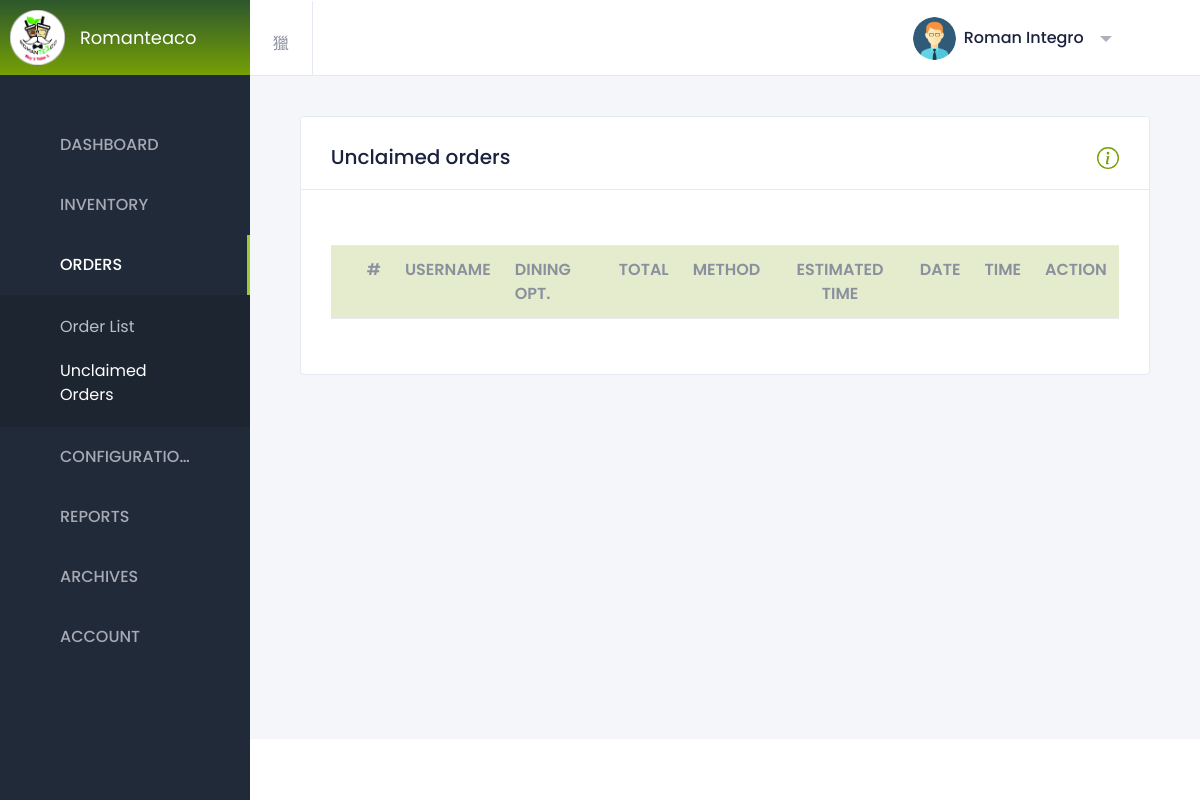
Page /unclaimed_order.php (signed in) on the committed database.
### tables this page shows
CREATE TABLE `system_settings` (
  `id` int(11) NOT NULL,
  `store_name` varchar(255) NOT NULL,
  `logo` varchar(255) NOT NULL,
  `email` varchar(255) NOT NULL,
  `opening_hours` varchar(255) NOT NULL,
  `address` varchar(255) NOT NULL,
  `contact_number` varchar(255) NOT NULL,
  `gcash_qr` varchar(255) NOT NULL,
  `gcash_number` varchar(255) NOT NULL
);

### unclaimed_order.php (the view, shortened to what this page needs)
<?php
include("connection/connect.php");
?>
<!DOCTYPE html>
<html lang="en" dir="ltr">
  <head>
    <link href="https://cdn.materialdesignicons.com/4.4.95/css/materialdesignicons.min.css" rel="stylesheet" />
    <link href="assets/plugins/nprogress/nprogress.css" rel="stylesheet" />
   <link rel="stylesheet" href="https://cdnjs.cloudflare.com/ajax/libs/font-awesome/6.1.1/css/all.min.css">
    <link rel="stylesheet" href="animations.css">
    <link href='assets/plugins/data-tables/datatables.bootstrap4.min.css' rel='stylesheet'>
    <link href='assets/plugins/data-tables/jquery.datatables.min.css' rel='stylesheet'>
    <link id="sleek-css" rel="stylesheet" href="assets/css/sleek.css" />
  </head>
  <body class="header-fixed sidebar-fixed sidebar-dark header-light" id="body">
    <div class="wrapper">
        <?php
        $page = "orders";
        $subpage = "unclaimed_orders";
        include("./sidebar.php");
       ?>
        <div class="page-wrapper">
          <header class="main-header " id="header">
            <nav class="navbar navbar-static-top navbar-expand-lg">
              <button id="sidebar-toggler" class="sidebar-toggle">
              </button>
              <div class="navbar-right ">
                <ul class="nav navbar-nav">
                  <li class="dropdown user-menu">
    <button href="#" class="dropdown-toggle nav-link" data-toggle="dropdown">
        <?php
        $query = "SELECT * FROM admin_user";
        $result = mysqli_query($db, $query);
        if ($result) {
            $userData = mysqli_fetch_assoc($result);
            if (!empty($userData['image'])) {
                $imageURL = $userData['image'];
                echo '<img src="' . $imageURL . '" alt="User Image" style="height: 43px; width: 43px; border-radius: 50%;">';
            } else {
                echo 'No image found.';
            }
            echo '<span class="d-none d-lg-inline-block">' . $userData['fname'] . ' ' . $userData['lname'] . '</span>';
        } else {
            echo 'Database query failed.';
        }
        ?>
    </button>
</li>
                </ul>
              </div>
            </nav>
          </header>
          <div class="content-wrapper">
            <div class="content">
<div class="row">
<div class="col-12">
    <div class="card card-default">
        <div class="card-header card-header-border-bottom d-flex justify-content-between">
            <h2>Unclaimed orders</h2>
            <button id="showModalBtn" data-toggle="modal" data-target="#myModal"></button>
        </div>
        <div class="card-body">
            <div class="expendable-data-table">
                <table class="table" id="orderTable">
                    <thead class="th" style="background-color: #e4eccd">
                        <tr class="tt">
                            <th scope="col"></th>
                            <th scope="col">#</th>
                            <th scope="col">USERNAME</th>
                            <th scope="col">DINING OPT.</th>
                            <th scope="col">TOTAL</th>
                            <th scope="col">METHOD</th>
                            <th scope="col" style="text-align: center">ESTIMATED TIME</th>
                            <th scope="col">DATE</th>
                            <th scope="col">TIME</th>
                            <th scope="col">ACTION</th>
                        </tr>
                    </thead>
                </table>
                </div>
        </div>
    </div>
</div>
</div>
      </div>
    </div>
    <footer class="footer mt-auto">
      <div class="copyright bg-white">
      </div>
    </footer>
    </div>
  </div>
</body>
</html>

### sidebar.php (shortened to what this page needs)
<aside class="left-sidebar bg-sidebar">
    <div id="sidebar" class="sidebar sidebar-with-footer">
    <div class="app-brand">
        <a href="#" title="Sleek Dashboard">
        <?php
    $query = "SELECT * FROM system_settings";
    $result = mysqli_query($db, $query);
    if ($result) {
        $productData = mysqli_fetch_assoc($result);
        if (!empty($productData['logo'])) {
            $imageURL = $productData['logo'];
            echo '<img src="' . $imageURL . '" alt="Product Image" style="height: 55px; width: 55px; margin-left: -15px;">';
        } else {
            echo 'No image found.';
        }
    } else {
        echo 'Database query failed.';
    }
    ?>
        <?php
$query = "SELECT store_name FROM system_settings";
$result = mysqli_query($db, $query);
if ($row = mysqli_fetch_assoc($result)) {
    $storeName = $row['store_name'];
}
?>
<span class="brand-name text-truncate"><?php echo $storeName; ?></span>
        </a>
    </div>
    <div class="" data-simplebar style="height: 100%;">
        <ul class="nav sidebar-inner" id="sidebar-menu">
        <li class="has-sub <?=$page == "dashboard" ? "active expand": ""?>">
            <a class="sidenav-item-link" href="javascript:void(0)" data-toggle="collapse" data-target="#dashboard"
            aria-expanded="false" aria-controls="dashboard">
            <span class="nav-text">Dashboard</span> <b class="caret"></b>
            </a>
        </li>
        <li class="has-sub <?=$page == "inventory" ? "active expand": ""?>">
            <a class="sidenav-item-link" href="javascript:void(0)" data-toggle="collapse" data-target="#tables"
            aria-expanded="false" aria-controls="tables">
            <span class="nav-text">Inventory</span> <b class="caret"></b>
            </a>
        </li>
        <li class="has-sub <?=$page == "orders" ? "active expand": ""?>">
            <a onclick="stopSound();" class="sidenav-item-link" href="javascript:void(0)" data-toggle="collapse" data-target="#app"
            aria-expanded="false" aria-controls="app">
            <span class="nav-text" onclick="stopSound();">Orders</span>
            <b class="caret"></b>
            </a>
            <ul class="collapse <?=$page == "orders" ? "show": ""?>" id="app" data-parent="#sidebar-menu">
            <div class="sub-menu">
            <li class="<?=$subpage == "all_orders" ? "active": ""?>">
                <a class="sidenav-item-link" href="orders_pending.php">
                    <span class="nav-text">Order List</span>
                </a>
                </li>
                <li class="<?=$subpage == "unclaimed_orders" ? "active": ""?>">
                <a class="sidenav-item-link" href="unclaimed_order.php">
                    <span class="nav-text">Unclaimed Orders</span>
                </a>
                </li>
            </div>
            </ul>
        </li>
        <li class="has-sub <?=$page == "config" ? "active expand": ""?>">
            <a class="sidenav-item-link" href="javascript:void(0)" data-toggle="collapse" data-target="#widgets1"
            aria-expanded="false" aria-controls="widgets1">
            <span class="nav-text">Configuration</span> <b class="caret"></b>
            </a>
        </li>
        <li class="has-sub <?=$page == "report1" ? "active expand": ""?>">
            <a class="sidenav-item-link" href="javascript:void(0)" data-toggle="collapse" data-target="#widgets2"
            aria-expanded="false" aria-controls="widgets2">
            <span class="nav-text">Reports</span> <b class="caret"></b>
            </a>
        </li>
        <li class="has-sub <?=$page == "archives" ? "active expand": ""?>">
            <a class="sidenav-item-link" href="javascript:void(0)" data-toggle="collapse" data-target="#widget"
            aria-expanded="false" aria-controls="widget">
            <span class="nav-text">Archives</span> <b class="caret"></b>
            </a>
        </li>
        <li class="has-sub <?=$page == "account" ? "active expand": ""?>">
            <a class="sidenav-item-link" href="javascript:void(0)" data-toggle="collapse" data-target="#widgets"
            aria-expanded="false" aria-controls="widgets">
            <span class="nav-text">Account</span> <b class="caret"></b>
            </a>
        </li>
        </ul>
    </div>
    </div>
</aside>

### unclaimed_order.php (style rules this page uses)
.th { color: #495057; }
.content { animation: transitionIn-Y-bottom 1s; }
#orderTable th { font-weight: 600; }
#orderTable th, td { vertical-align: top; padding: 12px; }

### rows in the picture
system_settings: logo (picture), store_name "Romanteaco"

### other values in the picture
$userData['fname'] "Roman"
$userData['lname'] "Integro"
